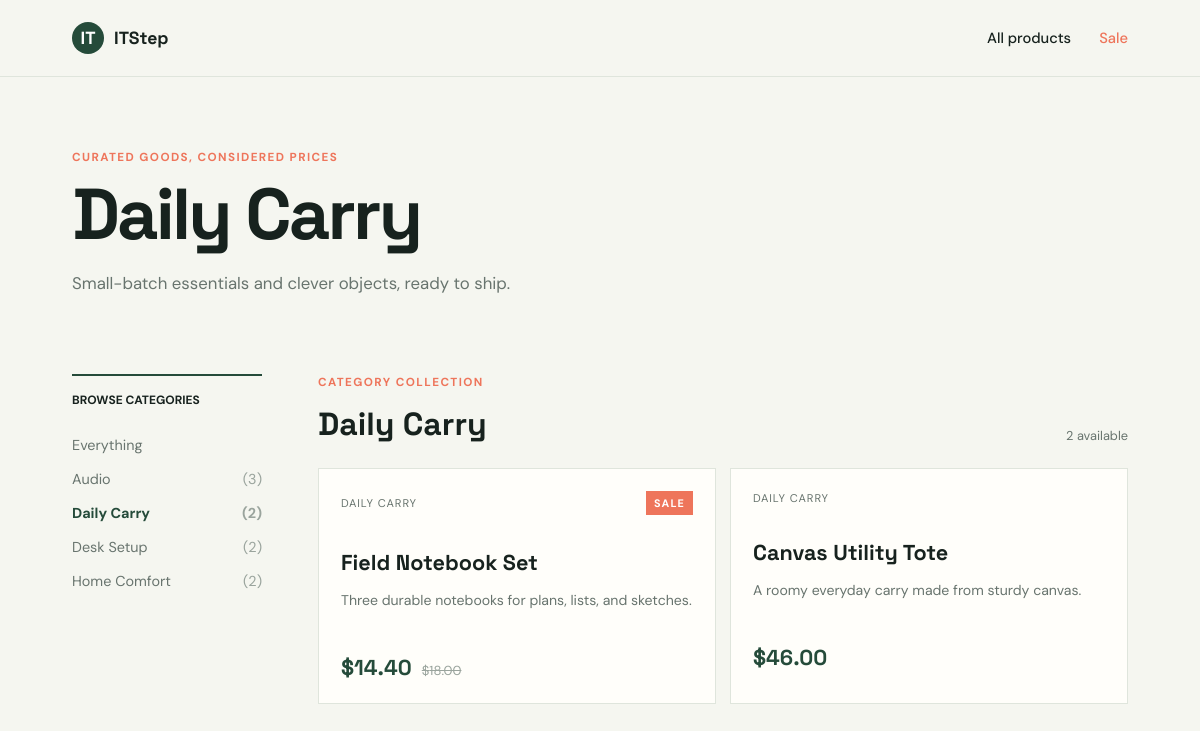
The page /category/daily-carry/ on the database its author committed.
### store/models.py (models this page shows, shortened)
class Category(models.Model):
    name = models.CharField(max_length=80, unique=True)
    slug = models.SlugField(max_length=80, unique=True)
    class Meta:
        ordering = ["name"]
    def get_absolute_url(self):
        return reverse("category_products", args=[self.slug])

class Product(models.Model):
    category = models.ForeignKey(Category, on_delete=models.CASCADE, related_name="products")
    name = models.CharField(max_length=120)
    description = models.TextField()
    price = models.DecimalField(max_digits=10, decimal_places=2)
    available = models.BooleanField(default=True)
    has_discount = models.BooleanField(default=False)
    discount_percent = models.PositiveSmallIntegerField(default=0)
    class Meta:
        ordering = ["price", "name"]
    @property
    def current_price(self):
        if self.has_discount and self.discount_percent:
            return self.price * (100 - self.discount_percent) / 100
        return self.price

### store/views.py (the view)
# urls.py: path("category/<slug:slug>/", views.category_products, name="category_products"),
def category_products(request, slug):
    category = get_object_or_404(Category, slug=slug)
    products = category.products.filter(available=True).order_by("price", "name")
    return render(request, "store/category.html", {"category": category, "products": products, "categories": category_list()})

### store/views.py (called while the page is built)
def category_list():
    return Category.objects.annotate(product_count=Count("products")).filter(product_count__gt=0)

### templates/store/category.html (shortened to what this page needs)
{% extends "store/base.html" %}
{% block heading %}{{ category.name }}{% endblock %}
{% block content %}
<div class="section-heading"><div><p class="eyebrow">Category collection</p><h2>{{ category.name }}</h2></div><span class="sort-note">{{ products|length }} available</span></div>
<div class="product-grid">
{% for product in products %}
    <article class="product-card"><div class="product-top"><span class="product-category">{{ product.category.name }}</span>{% if product.has_discount %}<span class="sale-badge">SALE</span>{% endif %}</div><h3>{{ product.name }}</h3><p class="description">{{ product.description }}</p><div class="price-row"><span class="price">${{ product.current_price|floatformat:2 }}</span>{% if product.has_discount %}<del>${{ product.price|floatformat:2 }}</del>{% endif %}</div></article>
{% empty %}<p class="empty-state">No products are available in this category.</p>{% endfor %}
</div>
{% endblock %}

### templates/store/base.html (shortened to what this page needs)
{% load static %}
<!doctype html>
<html lang="en">
<head>
    <link rel="stylesheet" href="{% static 'store/styles.css' %}">
</head>
<body>
    <header class="topbar">
        <a class="brand" href="{% url 'home' %}"><span class="brand-mark">IT</span>ITStep</a>
        <nav>
            <a href="{% url 'home' %}">All products</a>
            <a class="sale-link" href="{% url 'sale_products' %}">Sale</a>
        </nav>
    </header>
    <main class="page-shell">
        <section class="intro">
            <p class="eyebrow">Curated goods, considered prices</p>
            <h1>{% block heading %}Find your next favorite thing.{% endblock %}</h1>
            <p class="lede">Small-batch essentials and clever objects, ready to ship.</p>
        </section>
        <div class="catalog-layout">
            <aside class="sidebar">
                <p class="sidebar-label">Browse categories</p>
                <a class="category-link {% if request.resolver_match.url_name == 'home' %}active{% endif %}" href="{% url 'home' %}">Everything</a>
                {% for category in categories %}
                    <a class="category-link {% if category.slug == request.resolver_match.kwargs.slug %}active{% endif %}" href="{{ category.get_absolute_url }}">{{ category.name }} <span>({{ category.product_count }})</span></a>
                {% endfor %}
            </aside>
            <section class="product-area">
                {% block content %}{% endblock %}
            </section>
        </div>
    </main>
</body>
</html>

### store/static/store/styles.css (style rules this page uses)
:root { --ink: #17221e; --muted: #68746e; --paper: #f5f6f0; --card: #fffefa; --line: #dfe5dc; --mint: #cde9d9; --coral: #ee755b; --deep: #254b3a; }
* { box-sizing: border-box; }
body { margin: 0; color: var(--ink); background: var(--paper); font-family: 'DM Sans', sans-serif; }
a { color: inherit; text-decoration: none; }
.topbar { align-items: center; border-bottom: 1px solid var(--line); display: flex; justify-content: space-between; padding: 22px 6vw; }
.brand { align-items: center; display: flex; font-family: 'Space Grotesk', sans-serif; font-size: 1.1rem; font-weight: 700; gap: 10px; }
.brand-mark { align-items: center; background: var(--deep); border-radius: 50%; color: white; display: inline-flex; height: 32px; justify-content: center; width: 32px; }
nav { display: flex; gap: 28px; font-size: .92rem; font-weight: 500; }
.sale-link { color: var(--coral); }
.page-shell { margin: 0 auto; max-width: 1240px; padding: 72px 6vw 90px; }
.intro { max-width: 680px; }
.eyebrow { color: var(--coral); font-size: .73rem; font-weight: 700; letter-spacing: .12em; margin: 0 0 14px; text-transform: uppercase; }
h1, h2, h3 { font-family: 'Space Grotesk', sans-serif; margin: 0; }
h1 { font-size: clamp(2.5rem, 6vw, 5.4rem); letter-spacing: -.04em; line-height: .98; }
.lede { color: var(--muted); font-size: 1.05rem; margin: 22px 0 0; }
.catalog-layout { display: grid; gap: 56px; grid-template-columns: 190px 1fr; margin-top: 80px; }
.sidebar { border-top: 2px solid var(--deep); padding-top: 16px; }
.sidebar-label { font-size: .75rem; font-weight: 700; margin: 0 0 20px; text-transform: uppercase; }
.category-link { color: var(--muted); display: flex; font-size: .9rem; justify-content: space-between; padding: 8px 0; }
.category-link span { color: #9aa49d; }
.category-link:hover, .category-link.active { color: var(--deep); font-weight: 700; }
.section-heading { align-items: end; display: flex; justify-content: space-between; margin-bottom: 24px; }
.section-heading h2 { font-size: 2rem; }
.sort-note { color: var(--muted); font-size: .8rem; }
.product-grid { display: grid; gap: 14px; grid-template-columns: repeat(2, minmax(0, 1fr)); }
.product-card { background: var(--card); border: 1px solid var(--line); min-height: 220px; padding: 22px; transition: border-color .2s, transform .2s; }
.product-top { align-items: center; display: flex; justify-content: space-between; }
.product-category { color: var(--muted); font-size: .7rem; letter-spacing: .08em; text-transform: uppercase; }
.sale-badge { background: var(--coral); color: white; font-size: .68rem; font-weight: 700; letter-spacing: .1em; padding: 5px 8px; }
.product-card h3 { font-size: 1.35rem; margin-top: 34px; }
.description { color: var(--muted); font-size: .88rem; line-height: 1.5; min-height: 42px; }
.price-row { align-items: baseline; display: flex; gap: 10px; margin-top: 22px; }
.price { color: var(--deep); font-family: 'Space Grotesk', sans-serif; font-size: 1.35rem; font-weight: 700; }
del { color: #9aa49d; font-size: .82rem; }

### rows shown on the page
Category: name "Daily Carry", product_count "2"
Category: name "Audio", product_count "3"
Category: name "Desk Setup", product_count "2"
Category: name "Home Comfort", product_count "2"
Product: category.name "DAILY CARRY", shows "SALE", name "Field Notebook Set", description "Three durable notebooks for plans, lists, and sketches.", current_price "14.40", price "18.00"
Product: category.name "DAILY CARRY", name "Canvas Utility Tote", description "A roomy everyday carry made from sturdy canvas.", current_price "46.00"

### other values the page prints
{{ products|length }} "2"
